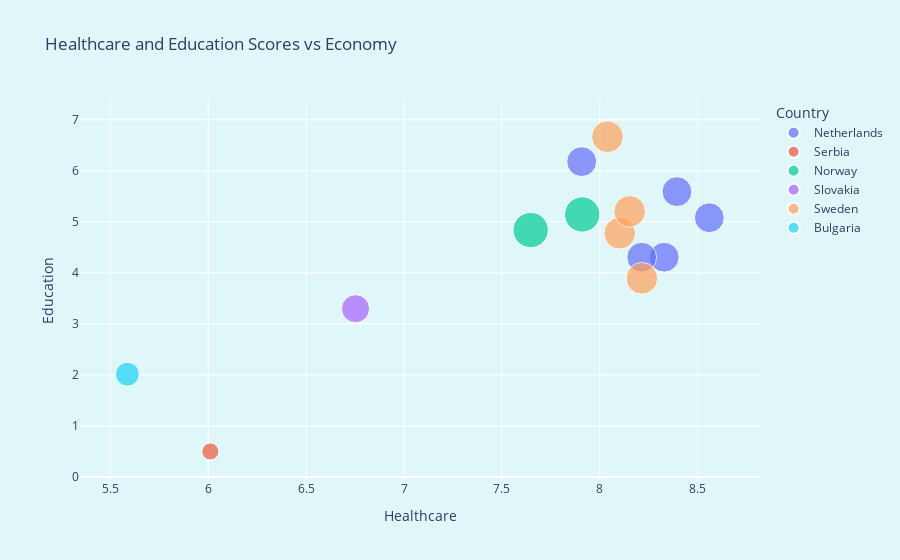

Notebook code cell kept with this figure:
### Code cell
# @hidden_cell
ua_scores_df['ua_country'] = ua_scores_df['ua_country'].str.strip()

countries = ['Netherlands', 'Sweden', 'Norway', 'Serbia', 'Bulgaria', 'Slovakia']

subset_df_big = ua_scores_df[ua_scores_df['ua_country'].isin(countries)]

fig_bubble = px.scatter(
    subset_df_big,
    x='healthcare',
    y='education',
    size='economy',
    color='ua_country',
    hover_name='ua_name',
    title='Healthcare and Education Scores vs Economy',
    labels={
        'ua_country': 'Country',
        'healthcare': 'Healthcare',
        'education': 'Education',
        'economy': 'Economy Score'
    },
    size_max=25
)

fig_bubble.update_layout(
    xaxis_title='Healthcare',
    yaxis_title='Education',
)

fig_bubble.add_annotation(
                    x=0, y=-0.263,
                    xref='paper',
                    yref='paper',
                    showarrow=False,
                    xanchor='left',
                    yanchor='bottom',
                    align='left',
                    text='The size of the bubble corresponds to the economy of that city.', 
)

fig_bubble.show()

### Figure 1 — Plotly figure (JSON) as saved in the notebook; plotly's stock layout.template omitted (floating-point values rounded to 4 significant figures)
{"data": [{"hovertemplate": "<b>%{hovertext}</b><br><br>Country=Netherlands<br>Healthcare=%{x}<br>Education=%{y}<br>Economy Score=%{marker.size}<extra></extra>", "hovertext": ["Amsterdam", "Eindhoven", "Rotterdam", "The Hague", "Utrecht"], "legendgroup": "Netherlands", "marker": {"color": "#636efa", "size": [5.053, 5.053, 5.053, 5.053, 5.053], "sizemode": "area", "sizeref": 0.01132, "symbol": "circle"}, "mode": "markers", "name": "Netherlands", "orientation": "v", "showlegend": true, "type": "scatter", "x": [7.907, 8.559, 8.329, 8.214, 8.394], "xaxis": "x", "y": [6.18, 5.08, 4.307, 4.307, 5.591], "yaxis": "y"}, {"hovertemplate": "<b>%{hovertext}</b><br><br>Country=Serbia<br>Healthcare=%{x}<br>Education=%{y}<br>Economy Score=%{marker.size}<extra></extra>", "hovertext": ["Belgrade"], "legendgroup": "Serbia", "marker": {"color": "#EF553B", "size": [1.638], "sizemode": "area", "sizeref": 0.01132, "symbol": "circle"}, "mode": "markers", "name": "Serbia", "orientation": "v", "showlegend": true, "type": "scatter", "x": [6.01], "xaxis": "x", "y": [0.5], "yaxis": "y"}, {"hovertemplate": "<b>%{hovertext}</b><br><br>Country=Norway<br>Healthcare=%{x}<br>Education=%{y}<br>Economy Score=%{marker.size}<extra></extra>", "hovertext": ["Bergen", "Oslo"], "legendgroup": "Norway", "marker": {"color": "#00cc96", "size": [7.074, 7.074], "sizemode": "area", "sizeref": 0.01132, "symbol": "circle"}, "mode": "markers", "name": "Norway", "orientation": "v", "showlegend": true, "type": "scatter", "x": [7.647, 7.91], "xaxis": "x", "y": [4.84, 5.145], "yaxis": "y"}, {"hovertemplate": "<b>%{hovertext}</b><br><br>Country=Slovakia<br>Healthcare=%{x}<br>Education=%{y}<br>Economy Score=%{marker.size}<extra></extra>", "hovertext": ["Bratislava"], "legendgroup": "Slovakia", "marker": {"color": "#ab63fa", "size": [4.471], "sizemode": "area", "sizeref": 0.01132, "symbol": "circle"}, "mode": "markers", "name": "Slovakia", "orientation": "v", "showlegend": true, "type": "scatter", "x": [6.752], "xaxis": "x", "y": [3.297], "yaxis": "y"}, {"hovertemplate": "<b>%{hovertext}</b><br><br>Country=Sweden<br>Healthcare=%{x}<br>Education=%{y}<br>Economy Score=%{marker.size}<extra></extra>", "hovertext": ["Gothenburg", "Malmo", "Stockholm", "Uppsala"], "legendgroup": "Sweden", "marker": {"color": "#FFA15A", "size": [5.694, 5.694, 5.694, 5.694], "sizemode": "area", "sizeref": 0.01132, "symbol": "circle"}, "mode": "markers", "name": "Sweden", "orientation": "v", "showlegend": true, "type": "scatter", "x": [8.102, 8.215, 8.039, 8.153], "xaxis": "x", "y": [4.777, 3.893, 6.668, 5.204], "yaxis": "y"}, {"hovertemplate": "<b>%{hovertext}</b><br><br>Country=Bulgaria<br>Healthcare=%{x}<br>Education=%{y}<br>Economy Score=%{marker.size}<extra></extra>", "hovertext": ["Sofia"], "legendgroup": "Bulgaria", "marker": {"color": "#19d3f3", "size": [3.25], "sizemode": "area", "sizeref": 0.01132, "symbol": "circle"}, "mode": "markers", "name": "Bulgaria", "orientation": "v", "showlegend": true, "type": "scatter", "x": [5.587], "xaxis": "x", "y": [2.014], "yaxis": "y"}], "layout": {"annotations": [{"align": "left", "showarrow": false, "text": "The size of the bubble corresponds to the economy of that city.", "x": 0, "xanchor": "left", "xref": "paper", "y": -0.263, "yanchor": "bottom", "yref": "paper"}], "legend": {"itemsizing": "constant", "title": {"text": "Country"}, "tracegroupgap": 0}, "title": {"text": "Healthcare and Education Scores vs Economy"}, "xaxis": {"anchor": "y", "domain": [0, 1], "title": {"text": "Healthcare"}}, "yaxis": {"anchor": "x", "domain": [0, 1], "title": {"text": "Education"}}}}
